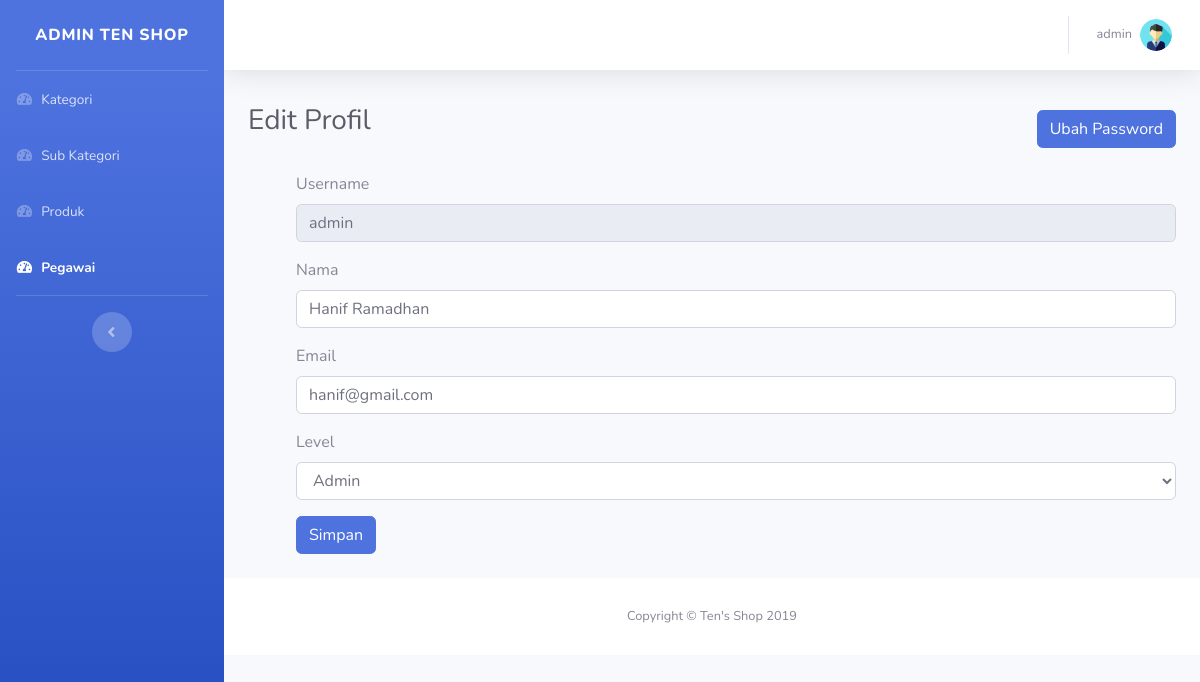
The page /admin/edit_profil.php (signed in) on the database its author committed.
### tables this page shows
CREATE TABLE `pegawai` (
  `idpegawai` int(11) NOT NULL,
  `username` varchar(30) NOT NULL,
  `nama_lengkap` varchar(30) NOT NULL,
  `email` varchar(30) NOT NULL,
  `password` varchar(255) NOT NULL,
  `level` int(1) NOT NULL
);

### admin/edit_profil.php (the view, shortened to what this page needs)
<?php
	$id = $_SESSION['idpegawai'];
	if($_SESSION['level'] == 1 ) {
		require_once '../function.php';
		$pegawai = mysqli_query($con, "SELECT * FROM pegawai WHERE idpegawai=$id");
		$row = mysqli_fetch_array($pegawai);
if ($_SESSION['level'] == 1) {
      $status = 'Admin';
    } else if ($_SESSION['level'] == 2) {
      $status = 'Manager';
    }
	} else {
		header('location : ../pesan.php');
		exit;
	}
 ?>
 <!DOCTYPE html>
<html lang="en">
<head>
  <link href="../vendor/fontawesome-free/css/all.min.css" rel="stylesheet" type="text/css">
  <link href="../css/sb-admin-2.min.css" rel="stylesheet">
</head>
<body id="page-top">
  <div id="wrapper">
    <ul class="navbar-nav bg-gradient-primary sidebar sidebar-dark accordion" id="accordionSidebar">
      <a class="sidebar-brand d-flex align-items-center justify-content-center" href="index.php">
        <div class="sidebar-brand-text mx-3">Admin Ten Shop</div>
      </a>
      <hr class="sidebar-divider my-0">
      <li class="nav-item ">
        <a class="nav-link" href="index.php">
          <i class="fas fa-fw fa-tachometer-alt"></i>
          <span>Kategori</span></a>
      </li>
      <li class="nav-item">
        <a class="nav-link" href="subkategori.php">
          <i class="fas fa-fw fa-tachometer-alt"></i>
          <span>Sub Kategori</span></a>
      </li>
      <li class="nav-item ">
        <a class="nav-link" href="produk.php">
          <i class="fas fa-fw fa-tachometer-alt"></i>
          <span>Produk</span></a>
      </li>
      <li class="nav-item active">
        <a class="nav-link" href="pegawai.php">
          <i class="fas fa-fw fa-tachometer-alt"></i>
          <span>Pegawai</span></a>
      </li>
      <hr class="sidebar-divider d-none d-md-block">
      <div class="text-center d-none d-md-inline">
        <button class="rounded-circle border-0" id="sidebarToggle"></button>
      </div>
    </ul>
    <div id="content-wrapper" class="d-flex flex-column">
      <div id="content">
        <nav class="navbar navbar-expand navbar-light bg-white topbar mb-4 static-top shadow">
          <ul class="navbar-nav ml-auto">
            <li class="nav-item dropdown no-arrow">
              <a class="nav-link dropdown-toggle" href="#" id="userDropdown" role="button" data-toggle="dropdown" aria-haspopup="true" aria-expanded="false">
                <span class="mr-2 d-none d-lg-inline text-gray-600 small"><?= $_SESSION['username'] ?></span>
                <img class="img-profile rounded-circle" src="../img/profile.png">
              </a>
            </li>
          </ul>
        </nav>
        <div class="container-fluid">
          <div class="d-sm-flex align-items-center justify-content-between mb-4">
            <h1 class="h3 mb-0 text-gray-800">Edit Profil</h1>
            <a href="ubahpassword.php"><button type="submit" name="ubahpass" class="btn btn-primary mt-3 float-right">Ubah Password</button></a>
          </div>
          <div class="container ml-4 mr-4 mt-4 mb-4">
            <form method="post" action="">
              <div class="form-group">
                <label for="username">Username</label>
                <input type="text" class="form-control" id="username" name="username" placeholder="username" disabled value="<?= $row['username'] ?>" required>
              </div>
              <div class="form-group">
                <label for="nama">Nama</label>
                <input type="text" class="form-control" id="nama" name="nama" placeholder="Nama Lengkap" value="<?= $row['nama_lengkap'] ?> " required>
              </div>
              <div class="form-group">
                <label for="email">Email</label>
                <input type="email" class="form-control" id="email" name="email" placeholder="email" value="<?= $row['email'] ?>" required>
              </div>
              <div class="form-group">
                <label for="level">Level</label>
                <select id="level" name="level" class="form-control" required>
                  <option value="<?= $row['level'] ?>"><?=$status  ?></option>
                </select>
              </div>
              <button type="submit" name="simpan" class="btn btn-primary">Simpan</button>
            </form>
          </div>
      </div>
      <footer class="sticky-footer bg-white">
        <div class="container my-auto">
          <div class="copyright text-center my-auto">
            <span>Copyright &copy; Ten's Shop 2019</span>
          </div>
        </div>
      </footer>
    </div>
  </div>
</body>
</html>

### rows shown on the page
pegawai: username "admin", nama "Hanif Ramadhan", email "hanif@gmail.com"

### other values the page prints
$_SESSION['username'] "admin"
form field level "Admin"
